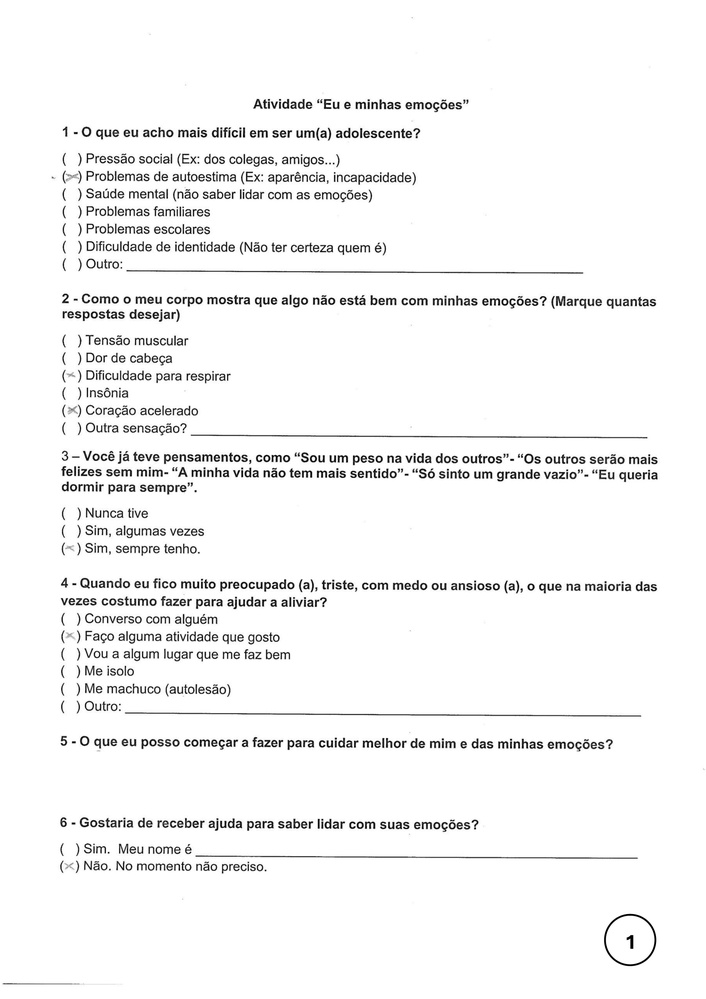
#> input picture data/mock_data_forms_jpg/page_01.jpg, 706 x 999 px, shrunk from 3307 x 4677 before the run
$ python 4_visual_check.py
#> lines starting #> are read from the running program, lines starting #| are printed output that depends on the picture; after the words box and inside, x2 and y2 are one past the last pixel; in counts of white or black regions, pixels touching at a corner belong together
import cv2
import json
from pathlib import Path

BASE_DIR = Path(__file__).resolve().parent

json_path = BASE_DIR / "outcome" / "coordenadas.json"

with open(json_path, "r", encoding="utf-8") as f:
#> (reads outcome/coordenadas.json from the repository)
    coordenadas = json.load(f)

# Converter de volta para tupla (opcional)
coordenadas = {k: tuple(v) for k, v in coordenadas.items()}

# === CONFIGURAÇÕES ===
IMG_PATH = BASE_DIR / "data" / "mock_data_forms_jpg"/"page_01.jpg"

# === CARREGAR IMAGEM ===
img = cv2.imread(IMG_PATH)
#> img is the input picture: shape (999, 706, 3); min 0, max 255, mean 245.1
if img is None:
    raise FileNotFoundError("Não foi possível carregar a imagem. Verifique o caminho em IMG_PATH.")

# === DESENHAR RETÂNGULOS ===
for alt, (x, y, w, h) in coordenadas.items():
    # Desenhar retângulo verde
    cv2.rectangle(img, (x, y), (x + w, y + h), (0, 255, 0), 2)
    # Adicionar texto (identificador)
    cv2.putText(img, f"{alt}", (x, y - 8),
                cv2.FONT_HERSHEY_SIMPLEX, 0.6, (0, 255, 0), 2)
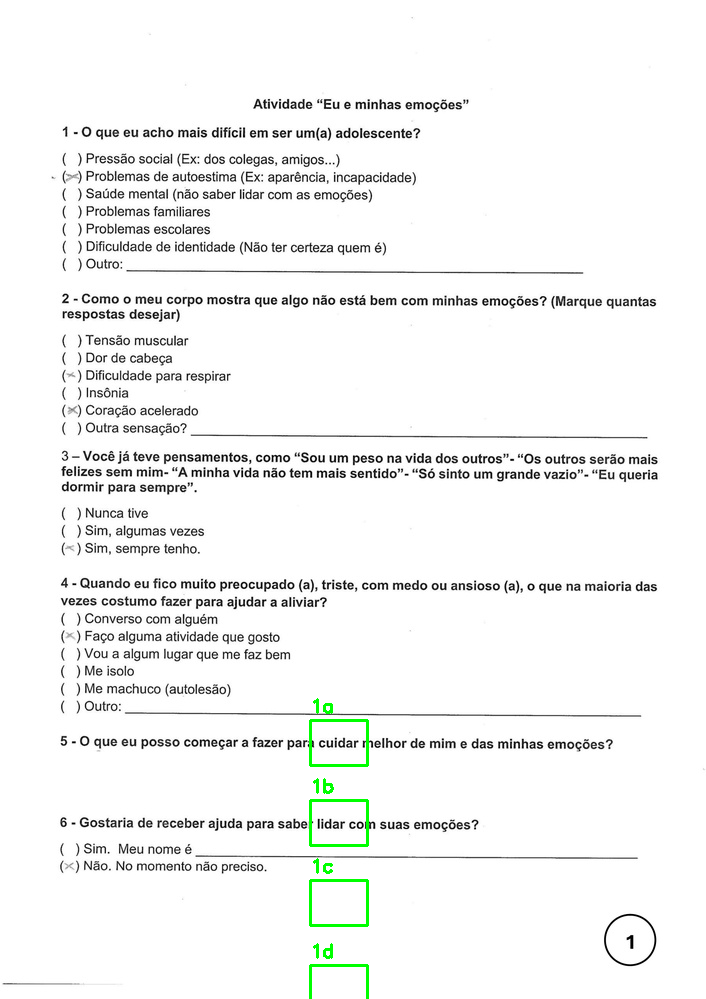
#> img: shape (999, 706, 3); 0.39% of pixels changed, all inside (x1, y1, x2, y2) = (309, 698, 369, 999)

# [7 lines of commented-out code are left out]

output_path = BASE_DIR / "outcome" / "visual_check_box.png"

cv2.imwrite(str(output_path), img)
print("💾 Imagem com marcações salva como 'visual_check_box.png'.")
